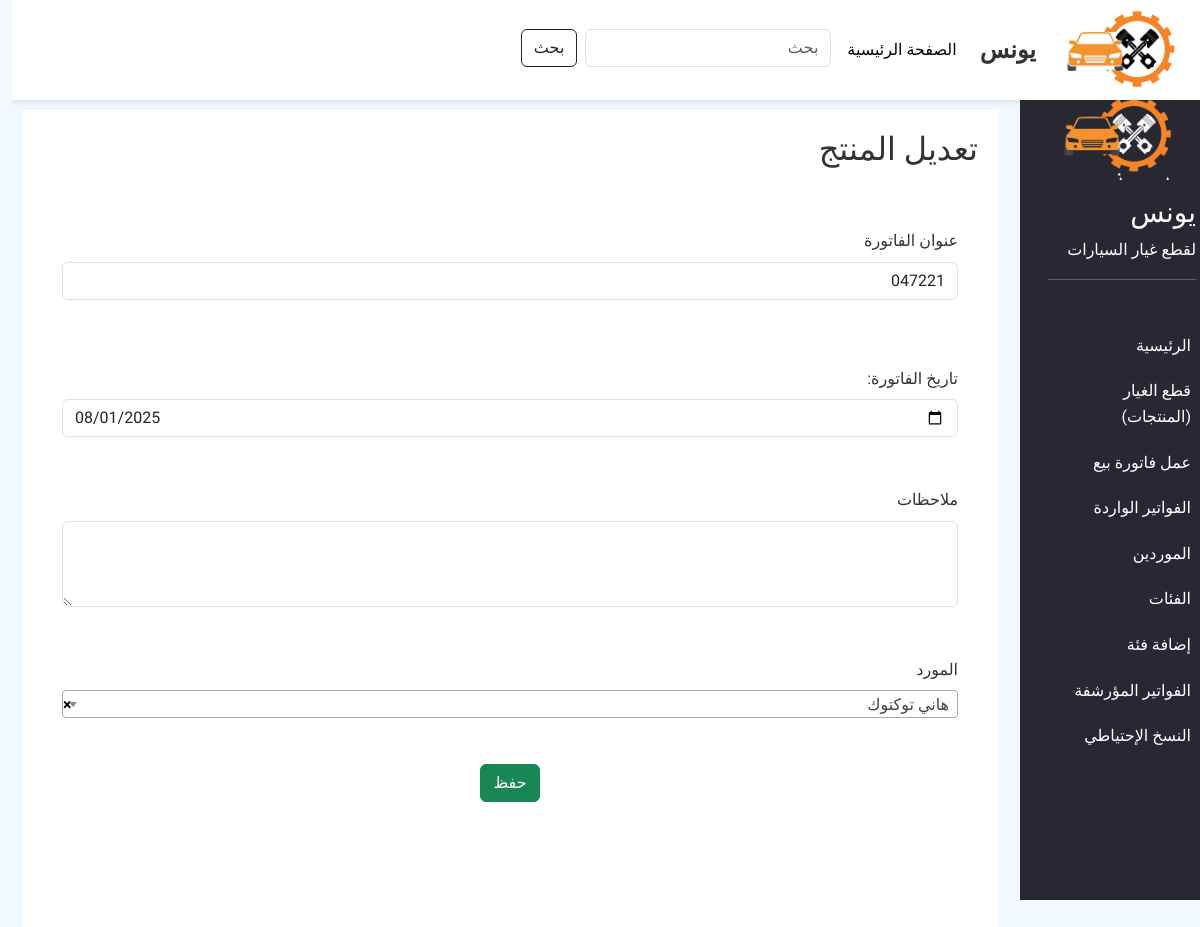
The page /edit-income-bill/5/ on the database as committed earlier.
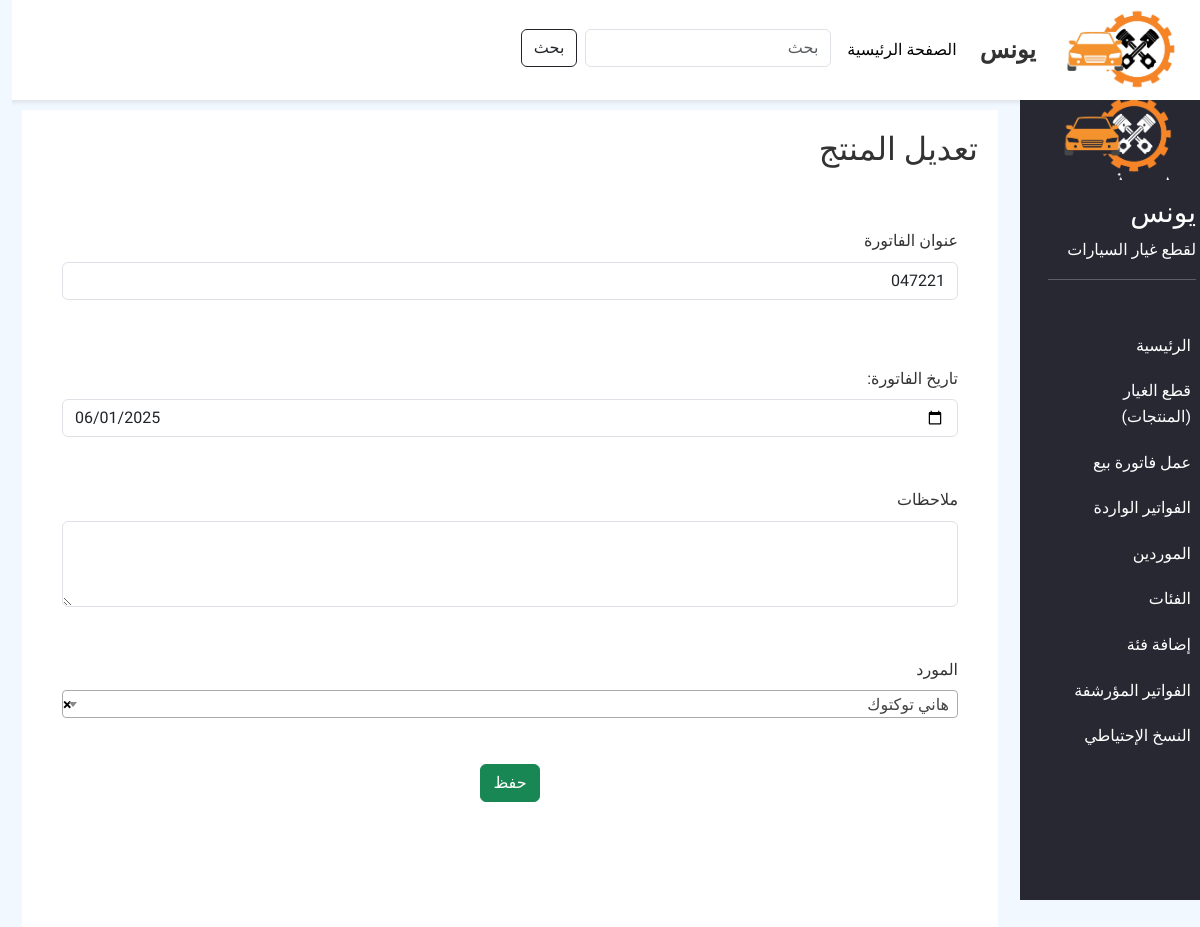
The same page on the database as committed later.
### CSP_app/models.py (models this page shows, shortened)
class IncomeBill(models.Model):
    title = models.CharField(max_length=100)
    supplier = models.ForeignKey(Supplier, on_delete=models.CASCADE, related_name='income_bills')
    description = models.TextField()
    amount = models.DecimalField(max_digits=10, decimal_places=2, default=0)
    date = models.DateField(null=True, blank=True)
    created_at = models.DateTimeField(auto_now_add=True)

### CSP_app/views.py (the view, shortened to what this page needs)
# urls.py: path('edit-income-bill/<int:pk>/', views.edit_income_bill, name='edit_income_bill'),
def edit_income_bill(request, pk):
    income_bill = get_object_or_404(IncomeBill, id=pk)
    suppliers = Supplier.objects.all()
    return render(request, 'edit_income_bill.html', {'income_bill': income_bill, 'suppliers':suppliers,})

### templates/edit_income_bill.html (shortened to what this page needs)
{% extends 'base.html' %}
{% block content %}
<div class="col-lg-10">
    <div class="content">
        <h2 style="padding: 20px;">
            تعديل المنتج
        </h2>
        <form method="POST">
            <div class="mb-3">
                <label for="exampleFormControlInput1" class="form-label">عنوان الفاتورة</label>
                <input type="text" name="title" value="{{income_bill.title}}" class="form-control" id="exampleFormControlInput1">
            </div>
            <div class="mb-3">
                <label class="form-label mt-3">تاريخ الفاتورة:</label>
                <input type="date" value="{{ income_bill.date|date:'Y-m-d' }}" name="date" class="form-control">
            </div>
            <div class="mb-3">
                <label for="exampleFormControlTextarea1" class="form-label">ملاحظات</label>
                <textarea class="form-control" name="description" id="exampleFormControlTextarea1" rows="3">{{income_bill.description}}</textarea>
            </div>
            <div class="mb-3">
                <label for="exampleFormControlInput1" class="form-label">المورد</label>
                <br>
            </div>
            <div class="d-flex justify-content-center">
                <button style="margin: 20px;" type="submit" class="btn btn-success">حفظ</button>
            </div>
        </form>
    </div>
</div>
{% endblock %}

Rows that differ between the two databases and show on the page:
changed IncomeBill: date "08/01/2025" → "06/01/2025"
